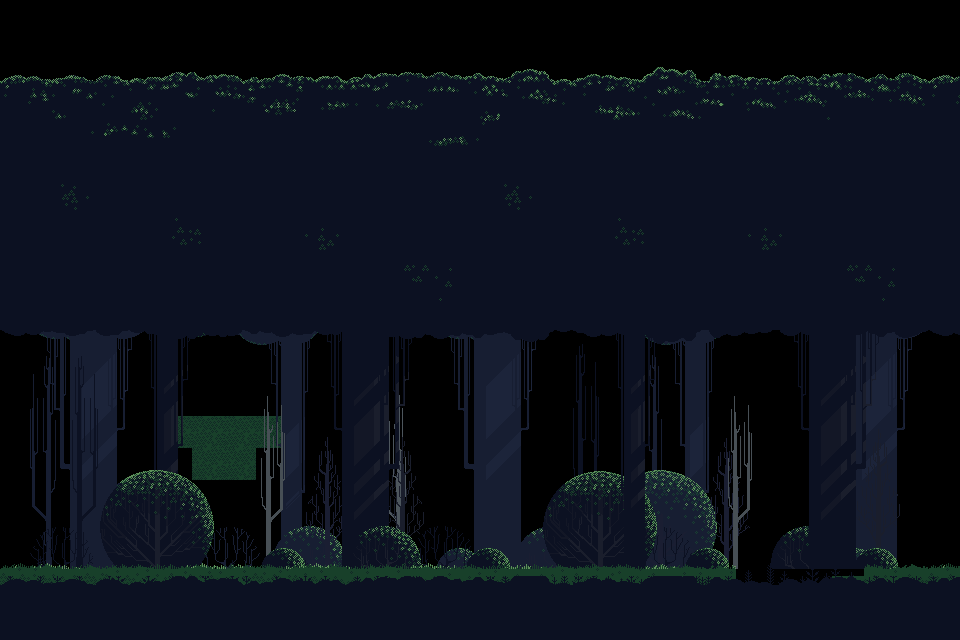

The image is a tile-based game level rendered from a .tmx file. Its description and source (layers, tilesets, objects; grid data summarised) follow:
An orthogonal 30x20 tile map with 32x32 px tiles, 6 tile layers (Tile Layer 1, Tile Layer 5, Tile Layer 2, Tile Layer 3, ...), 5 tilesets.

<map version="1.10" tiledversion="1.11.2" orientation="orthogonal" renderorder="right-down" width="30" height="20" tilewidth="32" tileheight="32" infinite="0" nextlayerid="7" nextobjectid="1">
 <tileset firstgid="1" source="Test.tsx" />
 <tileset firstgid="697" source="Layer_0000_9.tsx" />
 <tileset firstgid="1393" source="Layer_0002_7.tsx" />
 <tileset firstgid="2089" source="Layer_0003_6.tsx" />
 <tileset firstgid="2785" source="Layer_0005_5.tsx" />
 <layer id="1" name="Tile Layer 1" width="30" height="20">
  <data>[600 cells, 60 non-empty, 26 distinct tile ids]</data>
 </layer>
 <layer id="5" name="Tile Layer 5" width="30" height="20">
  <data>[600 cells, 261 non-empty, 261 distinct tile ids]</data>
 </layer>
 <layer id="2" name="Tile Layer 2" width="30" height="20">
  <data>[600 cells, 89 non-empty, 59 distinct tile ids]</data>
 </layer>
 <layer id="3" name="Tile Layer 3" width="30" height="20">
  <data>[600 cells, 261 non-empty, 261 distinct tile ids]</data>
 </layer>
 <layer id="4" name="Tile Layer 4" width="30" height="20">
  <data>[600 cells, 270 non-empty, 261 distinct tile ids]</data>
 </layer>
 <layer id="6" name="Tile Layer 6" width="30" height="20">
  <data>[600 cells, 26 non-empty, 25 distinct tile ids]</data>
 </layer>
</map>
